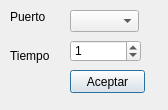
<?xml version="1.0" encoding="UTF-8"?>
<ui version="4.0">
 <class>PortWindow</class>
 <widget class="QDialog" name="PortWindow">
  <property name="geometry">
   <rect>
    <x>0</x>
    <y>0</y>
    <width>168</width>
    <height>110</height>
   </rect>
  </property>
  <property name="windowTitle">
   <string>Dialog</string>
  </property>
  <widget class="QComboBox" name="comboBox">
   <property name="geometry">
    <rect>
     <x>70</x>
     <y>10</y>
     <width>69</width>
     <height>22</height>
    </rect>
   </property>
  </widget>
  <widget class="QPushButton" name="ConnectButton">
   <property name="geometry">
    <rect>
     <x>70</x>
     <y>70</y>
     <width>75</width>
     <height>23</height>
    </rect>
   </property>
   <property name="text">
    <string>Aceptar</string>
   </property>
  </widget>
  <widget class="QLabel" name="label">
   <property name="geometry">
    <rect>
     <x>10</x>
     <y>10</y>
     <width>47</width>
     <height>13</height>
    </rect>
   </property>
   <property name="text">
    <string>Puerto</string>
   </property>
  </widget>
  <widget class="QLabel" name="label_2">
   <property name="geometry">
    <rect>
     <x>10</x>
     <y>40</y>
     <width>41</width>
     <height>31</height>
    </rect>
   </property>
   <property name="text">
    <string>Tiempo</string>
   </property>
  </widget>
  <widget class="QSpinBox" name="spinBox">
   <property name="geometry">
    <rect>
     <x>70</x>
     <y>40</y>
     <width>71</width>
     <height>22</height>
    </rect>
   </property>
   <property name="maximum">
    <number>9999</number>
   </property>
   <property name="value">
    <number>1</number>
   </property>
  </widget>
 </widget>
 <resources/>
 <connections/>
</ui>
